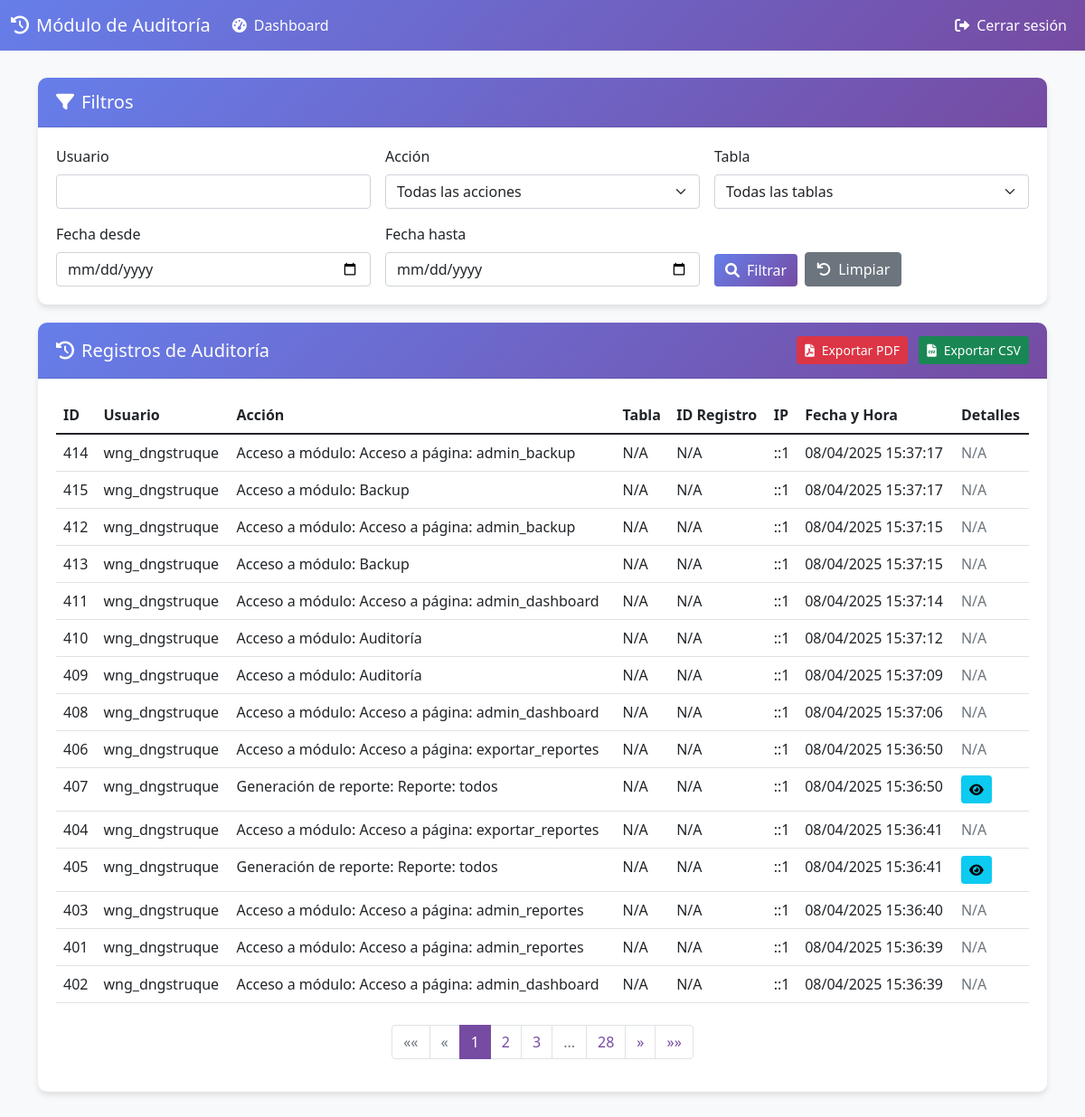
/admin_auditoria.php (signed in), run on the app's committed database.
### tables this page shows
CREATE TABLE `auditoria` (
  `id_auditoria` int(11) NOT NULL AUTO_INCREMENT,
  `id_usuario` int(11) NOT NULL,
  `accion` varchar(255) NOT NULL,
  `tabla` varchar(100) DEFAULT NULL,
  `id_registro` int(11) DEFAULT NULL,
  `detalles` text DEFAULT NULL,
  `ip_usuario` varchar(45) NOT NULL,
  `fecha_hora` datetime NOT NULL DEFAULT current_timestamp(),
  PRIMARY KEY (`id_auditoria`),
  KEY `id_usuario` (`id_usuario`),
  CONSTRAINT `auditoria_ibfk_1` FOREIGN KEY (`id_usuario`) REFERENCES `usuarios` (`id_usuario`)
);

CREATE TABLE `usuarios` (
  `id_usuario` int(11) NOT NULL AUTO_INCREMENT,
  `username` varchar(50) NOT NULL,
  `password` varchar(255) NOT NULL,
  `email` varchar(100) NOT NULL,
  `created_at` timestamp NOT NULL DEFAULT current_timestamp(),
  `nombre` varchar(100) DEFAULT NULL,
  `apellido` varchar(100) DEFAULT NULL,
  `telefono` varchar(20) DEFAULT NULL,
  `area` varchar(100) DEFAULT NULL,
  `rol` enum('usuario','administrador') DEFAULT 'usuario',
  `tamanio_texto` enum('pequeno','normal','grande') DEFAULT 'normal',
  `tema` enum('claro','oscuro') DEFAULT 'claro',
  `idioma` char(2) DEFAULT 'es',
  PRIMARY KEY (`id_usuario`),
  UNIQUE KEY `username` (`username`),
  UNIQUE KEY `email` (`email`)
);

### admin_auditoria.php (the view, shortened to what this page needs)
<?php
require_once "includes/config.php";
$registros_por_pagina = 15;
$pagina_actual = isset($_GET['pagina']) ? (int) $_GET['pagina'] : 1;
$inicio = ($pagina_actual - 1) * $registros_por_pagina;
$filtro_usuario = isset($_GET['usuario']) ? $_GET['usuario'] : '';
$filtro_accion = isset($_GET['accion']) ? $_GET['accion'] : '';
$filtro_tabla = isset($_GET['tabla']) ? $_GET['tabla'] : '';
$filtro_fecha_desde = isset($_GET['fecha_desde']) ? $_GET['fecha_desde'] : '';
$filtro_fecha_hasta = isset($_GET['fecha_hasta']) ? $_GET['fecha_hasta'] : '';
$sql_where = "WHERE 1=1";
$params = [];
$types = "";
$sql_count = "SELECT COUNT(*) as total FROM auditoria a
              JOIN usuarios u ON a.id_usuario = u.id_usuario
              $sql_where";
$stmt_count = mysqli_prepare($link, $sql_count);
mysqli_stmt_execute($stmt_count);
$result_count = mysqli_stmt_get_result($stmt_count);
$row_count = mysqli_fetch_assoc($result_count);
$total_registros = $row_count['total'];
$total_paginas = ceil($total_registros / $registros_por_pagina);
$sql = "SELECT a.*, u.username
        FROM auditoria a
        JOIN usuarios u ON a.id_usuario = u.id_usuario
        $sql_where
        ORDER BY a.fecha_hora DESC
        LIMIT ?, ?";
$stmt = mysqli_prepare($link, $sql);
$params[] = $inicio;
$params[] = $registros_por_pagina;
$types .= "ii";
mysqli_stmt_bind_param($stmt, $types, ...$params);
mysqli_stmt_execute($stmt);
$result = mysqli_stmt_get_result($stmt);
?>
<!DOCTYPE html>
<html lang="es">
<head>
    <link href="https://cdn.jsdelivr.net/npm/bootstrap@5.1.3/dist/css/bootstrap.min.css" rel="stylesheet">
    <link rel="stylesheet" href="https://cdnjs.cloudflare.com/ajax/libs/font-awesome/6.0.0-beta3/css/all.min.css">
</head>
<body>
    <nav class="navbar navbar-expand-lg navbar-dark">
        <div class="container-fluid">
            <a class="navbar-brand" href="#"><i class="fas fa-history me-2"></i>Módulo de Auditoría</a>
            <div class="collapse navbar-collapse" id="navbarNav">
                <ul class="navbar-nav me-auto">
                    <li class="nav-item">
                        <a class="nav-link" href="admin_dashboard.php">
                            <i class="fas fa-tachometer-alt me-2"></i>Dashboard
                        </a>
                    </li>
                </ul>
                <ul class="navbar-nav">
                    <li class="nav-item">
                        <a class="nav-link" href="logout.php">
                            <i class="fas fa-sign-out-alt me-2"></i>Cerrar sesión
                        </a>
                    </li>
                </ul>
            </div>
        </div>
    </nav>
    <div class="container">
        <div class="card">
            <div class="card-header">
                <h5 class="mb-0"><i class="fas fa-filter me-2"></i>Filtros</h5>
            </div>
            <div class="card-body">
                <form method="GET" action="<?php echo htmlspecialchars($_SERVER["PHP_SELF"]); ?>" class="row g-3">
                    <div class="col-md-4">
                        <label for="usuario" class="form-label">Usuario</label>
                        <input type="text" class="form-control" id="usuario" name="usuario"
                            value="<?php echo htmlspecialchars($filtro_usuario); ?>">
                    </div>
                    <div class="col-md-4">
                        <label for="accion" class="form-label">Acción</label>
                        <select class="form-select" id="accion" name="accion">
                            <option value="">Todas las acciones</option>
                        </select>
                    </div>
                    <div class="col-md-4">
                        <label for="tabla" class="form-label">Tabla</label>
                        <select class="form-select" id="tabla" name="tabla">
                            <option value="">Todas las tablas</option>
                        </select>
                    </div>
                    <div class="col-md-4">
                        <label for="fecha_desde" class="form-label">Fecha desde</label>
                        <input type="date" class="form-control" id="fecha_desde" name="fecha_desde"
                            value="<?php echo htmlspecialchars($filtro_fecha_desde); ?>">
                    </div>
                    <div class="col-md-4">
                        <label for="fecha_hasta" class="form-label">Fecha hasta</label>
                        <input type="date" class="form-control" id="fecha_hasta" name="fecha_hasta"
                            value="<?php echo htmlspecialchars($filtro_fecha_hasta); ?>">
                    </div>
                    <div class="col-md-4 d-flex align-items-end">
                        <button type="submit" class="btn btn-primary me-2">
                            <i class="fas fa-search me-2"></i>Filtrar
                        </button>
                        <a href="<?php echo htmlspecialchars($_SERVER["PHP_SELF"]); ?>" class="btn btn-secondary">
                            <i class="fas fa-undo me-2"></i>Limpiar
                        </a>
                    </div>
                </form>
            </div>
        </div>
        <div class="card">
            <div class="card-header d-flex justify-content-between align-items-center">
                <h5 class="mb-0"><i class="fas fa-history me-2"></i>Registros de Auditoría</h5>
                <div>
                    <button id="btnExportarPDF" class="btn btn-danger btn-sm">
                        <i class="fas fa-file-pdf me-2"></i>Exportar PDF
                    </button>
                    <button id="btnExportarCSV" class="btn btn-success btn-sm ms-2">
                        <i class="fas fa-file-csv me-2"></i>Exportar CSV
                    </button>
                </div>
            </div>
            <div class="card-body">
                <div class="table-responsive">
                    <table class="table table-hover">
                        <thead>
                            <tr>
                                <th>ID</th>
                                <th>Usuario</th>
                                <th>Acción</th>
                                <th>Tabla</th>
                                <th>ID Registro</th>
                                <th>IP</th>
                                <th>Fecha y Hora</th>
                                <th>Detalles</th>
                            </tr>
                        </thead>
                        <tbody>
                            <?php if (mysqli_num_rows($result) > 0): ?>
                                <?php while ($row = mysqli_fetch_assoc($result)): ?>
                                    <tr>
                                        <td><?php echo htmlspecialchars($row['id_auditoria']); ?></td>
                                        <td><?php echo htmlspecialchars($row['username']); ?></td>
                                        <td><?php echo htmlspecialchars($row['accion']); ?></td>
                                        <td><?php echo htmlspecialchars($row['tabla'] ?? 'N/A'); ?></td>
                                        <td><?php echo htmlspecialchars($row['id_registro'] ?? 'N/A'); ?></td>
                                        <td><?php echo htmlspecialchars($row['ip_usuario']); ?></td>
                                        <td><?php echo htmlspecialchars(date('d/m/Y H:i:s', strtotime($row['fecha_hora']))); ?>
                                        </td>
                                        <td>
                                            <?php if (!empty($row['detalles'])): ?>
                                                <button type="button" class="btn btn-sm btn-info" data-bs-toggle="modal"
                                                    data-bs-target="#detallesModal<?php echo $row['id_auditoria']; ?>">
                                                    <i class="fas fa-eye"></i>
                                                </button>
                                            <?php else: ?>
                                                <span class="text-muted">N/A</span>
                                            <?php endif; ?>
                                        </td>
                                    </tr>
                                <?php endwhile; ?>
                            <?php else: ?>
                                <tr>
                                    <td colspan="8" class="text-center">No hay registros de auditoría</td>
                                </tr>
                            <?php endif; ?>
                        </tbody>
                    </table>
                </div>
                <?php if ($total_paginas > 1): ?>
                    <div class="d-flex justify-content-center mt-4">
                        <nav aria-label="Navegación de páginas">
                            <ul class="pagination">
                                <li class="page-item <?php echo ($pagina_actual <= 1) ? 'disabled' : ''; ?>">
                                    <a class="page-link"
                                        href="<?php echo htmlspecialchars($_SERVER["PHP_SELF"]); ?>?pagina=1&usuario=<?php echo urlencode($filtro_usuario); ?>&accion=<?php echo urlencode($filtro_accion); ?>&tabla=<?php echo urlencode($filtro_tabla); ?>&fecha_desde=<?php echo urlencode($filtro_fecha_desde); ?>&fecha_hasta=<?php echo urlencode($filtro_fecha_hasta); ?>"
                                        aria-label="Primera">
                                        <span aria-hidden="true">&laquo;&laquo;</span>
                                    </a>
                                </li>
                                <li class="page-item <?php echo ($pagina_actual <= 1) ? 'disabled' : ''; ?>">
                                    <a class="page-link"
                                        href="<?php echo htmlspecialchars($_SERVER["PHP_SELF"]); ?>?pagina=<?php echo $pagina_actual - 1; ?>&usuario=<?php echo urlencode($filtro_usuario); ?>&accion=<?php echo urlencode($filtro_accion); ?>&tabla=<?php echo urlencode($filtro_tabla); ?>&fecha_desde=<?php echo urlencode($filtro_fecha_desde); ?>&fecha_hasta=<?php echo urlencode($filtro_fecha_hasta); ?>"
                                        aria-label="Anterior">
                                        <span aria-hidden="true">&laquo;</span>
                                    </a>
                                </li>
                                <?php
                                $rango = 2;
                                $inicio_rango = max(1, $pagina_actual - $rango);
                                $fin_rango = min($total_paginas, $pagina_actual + $rango);
                                for ($i = $inicio_rango; $i <= $fin_rango; $i++) {
                                    echo '<li class="page-item ' . (($i == $pagina_actual) ? 'active' : '') . '"><a class="page-link" href="' . htmlspecialchars($_SERVER["PHP_SELF"]) . '?pagina=' . $i . '&usuario=' . urlencode($filtro_usuario) . '&accion=' . urlencode($filtro_accion) . '&tabla=' . urlencode($filtro_tabla) . '&fecha_desde=' . urlencode($filtro_fecha_desde) . '&fecha_hasta=' . urlencode($filtro_fecha_hasta) . '">' . $i . '</a></li>';
                                }
                                if ($fin_rango < $total_paginas) {
                                    if ($fin_rango < $total_paginas - 1) {
                                        echo '<li class="page-item disabled"><a class="page-link" href="#">...</a></li>';
                                    }
                                    echo '<li class="page-item"><a class="page-link" href="' . htmlspecialchars($_SERVER["PHP_SELF"]) . '?pagina=' . $total_paginas . '&usuario=' . urlencode($filtro_usuario) . '&accion=' . urlencode($filtro_accion) . '&tabla=' . urlencode($filtro_tabla) . '&fecha_desde=' . urlencode($filtro_fecha_desde) . '&fecha_hasta=' . urlencode($filtro_fecha_hasta) . '">' . $total_paginas . '</a></li>';
                                }
                                ?>
                                <li class="page-item <?php echo ($pagina_actual >= $total_paginas) ? 'disabled' : ''; ?>">
                                    <a class="page-link"
                                        href="<?php echo htmlspecialchars($_SERVER["PHP_SELF"]); ?>?pagina=<?php echo $pagina_actual + 1; ?>&usuario=<?php echo urlencode($filtro_usuario); ?>&accion=<?php echo urlencode($filtro_accion); ?>&tabla=<?php echo urlencode($filtro_tabla); ?>&fecha_desde=<?php echo urlencode($filtro_fecha_desde); ?>&fecha_hasta=<?php echo urlencode($filtro_fecha_hasta); ?>"
                                        aria-label="Siguiente">
                                        <span aria-hidden="true">&raquo;</span>
                                    </a>
                                </li>
                                <li class="page-item <?php echo ($pagina_actual >= $total_paginas) ? 'disabled' : ''; ?>">
                                    <a class="page-link"
                                        href="<?php echo htmlspecialchars($_SERVER["PHP_SELF"]); ?>?pagina=<?php echo $total_paginas; ?>&usuario=<?php echo urlencode($filtro_usuario); ?>&accion=<?php echo urlencode($filtro_accion); ?>&tabla=<?php echo urlencode($filtro_tabla); ?>&fecha_desde=<?php echo urlencode($filtro_fecha_desde); ?>&fecha_hasta=<?php echo urlencode($filtro_fecha_hasta); ?>"
                                        aria-label="Última">
                                        <span aria-hidden="true">&raquo;&raquo;</span>
                                    </a>
                                </li>
                            </ul>
                        </nav>
                    </div>
                <?php endif; ?>
            </div>
        </div>
    </div>
</body>
</html>

### admin_auditoria.php (style rules this page uses)
body { background-color: #f8f9fa; padding-bottom: 40px; }
.navbar { background: linear-gradient(135deg, #667eea 0%, #764ba2 100%); margin-bottom: 30px; }
.navbar-brand, .nav-link { color: white !important; }
.card { border: none; border-radius: 10px; box-shadow: 0 4px 6px rgba(0, 0, 0, 0.1); margin-bottom: 20px; }
.card-header { background: linear-gradient(135deg, #667eea 0%, #764ba2 100%); color: white; font-weight: bold; border-radius: 10px 10px 0 0 !important; padding: 15px 20px; }
.card-body { padding: 20px; }
.btn-primary { background: linear-gradient(135deg, #667eea 0%, #764ba2 100%); border: none; }
.table { margin-bottom: 0; }
.table th { border-top: none; }
.pagination .page-item.active .page-link { background-color: #764ba2; border-color: #764ba2; }
.pagination .page-link { color: #764ba2; }

### data on the page
auditoria: id_auditoria "414", id_usuario.username "wng_dngstruque", accion "Acceso a módulo: Acceso a página: admin_backup", tabla "N/A", id_registro "N/A", ip_usuario "::1", fecha_hora "08/04/2025 15:37:17"
auditoria: id_auditoria "415", id_usuario.username "wng_dngstruque", accion "Acceso a módulo: Backup", tabla "N/A", id_registro "N/A", ip_usuario "::1", fecha_hora "08/04/2025 15:37:17"
auditoria: id_auditoria "412", id_usuario.username "wng_dngstruque", accion "Acceso a módulo: Acceso a página: admin_backup", tabla "N/A", id_registro "N/A", ip_usuario "::1", fecha_hora "08/04/2025 15:37:15"
auditoria: id_auditoria "413", id_usuario.username "wng_dngstruque", accion "Acceso a módulo: Backup", tabla "N/A", id_registro "N/A", ip_usuario "::1", fecha_hora "08/04/2025 15:37:15"
auditoria: id_auditoria "411", id_usuario.username "wng_dngstruque", accion "Acceso a módulo: Acceso a página: admin_dashboard", tabla "N/A", id_registro "N/A", ip_usuario "::1", fecha_hora "08/04/2025 15:37:14"
auditoria: id_auditoria "410", id_usuario.username "wng_dngstruque", accion "Acceso a módulo: Auditoría", tabla "N/A", id_registro "N/A", ip_usuario "::1", fecha_hora "08/04/2025 15:37:12"
auditoria: id_auditoria "409", id_usuario.username "wng_dngstruque", accion "Acceso a módulo: Auditoría", tabla "N/A", id_registro "N/A", ip_usuario "::1", fecha_hora "08/04/2025 15:37:09"
auditoria: id_auditoria "408", id_usuario.username "wng_dngstruque", accion "Acceso a módulo: Acceso a página: admin_dashboard", tabla "N/A", id_registro "N/A", ip_usuario "::1", fecha_hora "08/04/2025 15:37:06"
auditoria: id_auditoria "406", id_usuario.username "wng_dngstruque", accion "Acceso a módulo: Acceso a página: exportar_reportes", tabla "N/A", id_registro "N/A", ip_usuario "::1", fecha_hora "08/04/2025 15:36:50"
auditoria: id_auditoria "407", id_usuario.username "wng_dngstruque", accion "Generación de reporte: Reporte: todos", tabla "N/A", id_registro "N/A", ip_usuario "::1", fecha_hora "08/04/2025 15:36:50"
auditoria: id_auditoria "404", id_usuario.username "wng_dngstruque", accion "Acceso a módulo: Acceso a página: exportar_reportes", tabla "N/A", id_registro "N/A", ip_usuario "::1", fecha_hora "08/04/2025 15:36:41"
auditoria: id_auditoria "405", id_usuario.username "wng_dngstruque", accion "Generación de reporte: Reporte: todos", tabla "N/A", id_registro "N/A", ip_usuario "::1", fecha_hora "08/04/2025 15:36:41"
auditoria: id_auditoria "403", id_usuario.username "wng_dngstruque", accion "Acceso a módulo: Acceso a página: admin_reportes", tabla "N/A", id_registro "N/A", ip_usuario "::1", fecha_hora "08/04/2025 15:36:40"
auditoria: id_auditoria "401", id_usuario.username "wng_dngstruque", accion "Acceso a módulo: Acceso a página: admin_reportes", tabla "N/A", id_registro "N/A", ip_usuario "::1", fecha_hora "08/04/2025 15:36:39"
auditoria: id_auditoria "402", id_usuario.username "wng_dngstruque", accion "Acceso a módulo: Acceso a página: admin_dashboard", tabla "N/A", id_registro "N/A", ip_usuario "::1", fecha_hora "08/04/2025 15:36:39"

### other printed values
$total_paginas "28"
